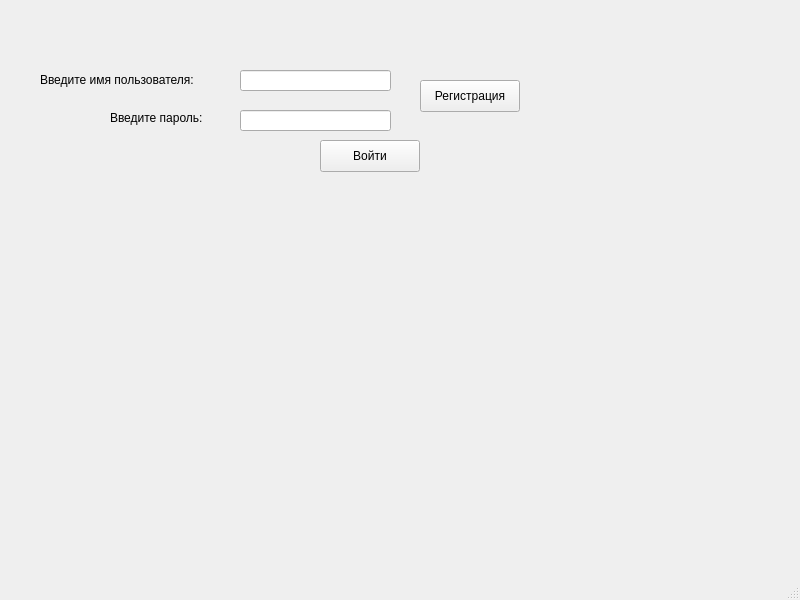
<?xml version="1.0" encoding="UTF-8"?>
<ui version="4.0">
 <class>HomeWindow</class>
 <widget class="QMainWindow" name="HomeWindow">
  <property name="geometry">
   <rect>
    <x>0</x>
    <y>0</y>
    <width>800</width>
    <height>600</height>
   </rect>
  </property>
  <property name="windowTitle">
   <string>HomeWindow</string>
  </property>
  <widget class="QWidget" name="centralwidget">
   <widget class="QLineEdit" name="usernameLineEdit">
    <property name="geometry">
     <rect>
      <x>240</x>
      <y>70</y>
      <width>151</width>
      <height>21</height>
     </rect>
    </property>
   </widget>
   <widget class="QLabel" name="label">
    <property name="geometry">
     <rect>
      <x>40</x>
      <y>70</y>
      <width>171</width>
      <height>20</height>
     </rect>
    </property>
    <property name="text">
     <string>Введите имя пользователя:</string>
    </property>
   </widget>
   <widget class="QLineEdit" name="passwordLineEdit">
    <property name="geometry">
     <rect>
      <x>240</x>
      <y>110</y>
      <width>151</width>
      <height>21</height>
     </rect>
    </property>
   </widget>
   <widget class="QLabel" name="label_2">
    <property name="geometry">
     <rect>
      <x>110</x>
      <y>110</y>
      <width>111</width>
      <height>16</height>
     </rect>
    </property>
    <property name="text">
     <string>Введите пароль:</string>
    </property>
   </widget>
   <widget class="QPushButton" name="registerButton">
    <property name="geometry">
     <rect>
      <x>420</x>
      <y>80</y>
      <width>100</width>
      <height>32</height>
     </rect>
    </property>
    <property name="text">
     <string>Регистрация</string>
    </property>
   </widget>
   <widget class="QLabel" name="statusLabel">
    <property name="geometry">
     <rect>
      <x>80</x>
      <y>220</y>
      <width>671</width>
      <height>41</height>
     </rect>
    </property>
    <property name="text">
     <string/>
    </property>
   </widget>
   <widget class="QPushButton" name="loginButton">
    <property name="geometry">
     <rect>
      <x>320</x>
      <y>140</y>
      <width>100</width>
      <height>32</height>
     </rect>
    </property>
    <property name="text">
     <string>Войти</string>
    </property>
   </widget>
  </widget>
  <widget class="QMenuBar" name="menubar">
   <property name="geometry">
    <rect>
     <x>0</x>
     <y>0</y>
     <width>800</width>
     <height>24</height>
    </rect>
   </property>
  </widget>
  <widget class="QStatusBar" name="statusbar"/>
 </widget>
 <resources/>
 <connections/>
</ui>
